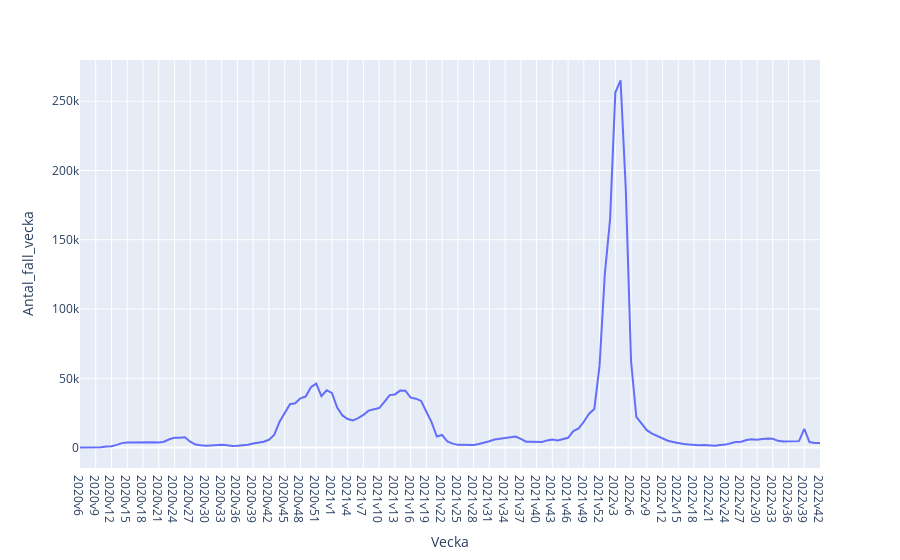

The notebook cell saved with this chart:
### Code cell
px.line(df, x = "Vecka", y = "Antal_fall_vecka")

### Figure 1 — Plotly figure (JSON) as saved in the notebook; plotly's stock layout.template omitted (floating-point values rounded to 4 significant figures; data arrays with more than 128 entries replaced by an {"elided": "..."} marker saying what was removed)
{"data": [{"hovertemplate": "Vecka=%{x}<br>Antal_fall_vecka=%{y}<extra></extra>", "legendgroup": "", "line": {"color": "#636efa", "dash": "solid"}, "marker": {"symbol": "circle"}, "mode": "lines", "name": "", "orientation": "v", "showlegend": false, "type": "scatter", "x": {"elided": "142 str values"}, "xaxis": "x", "y": {"elided": "142 int values"}, "yaxis": "y"}], "layout": {"legend": {"tracegroupgap": 0}, "margin": {"t": 60}, "xaxis": {"anchor": "y", "domain": [0, 1], "title": {"text": "Vecka"}}, "yaxis": {"anchor": "x", "domain": [0, 1], "title": {"text": "Antal_fall_vecka"}}}}
